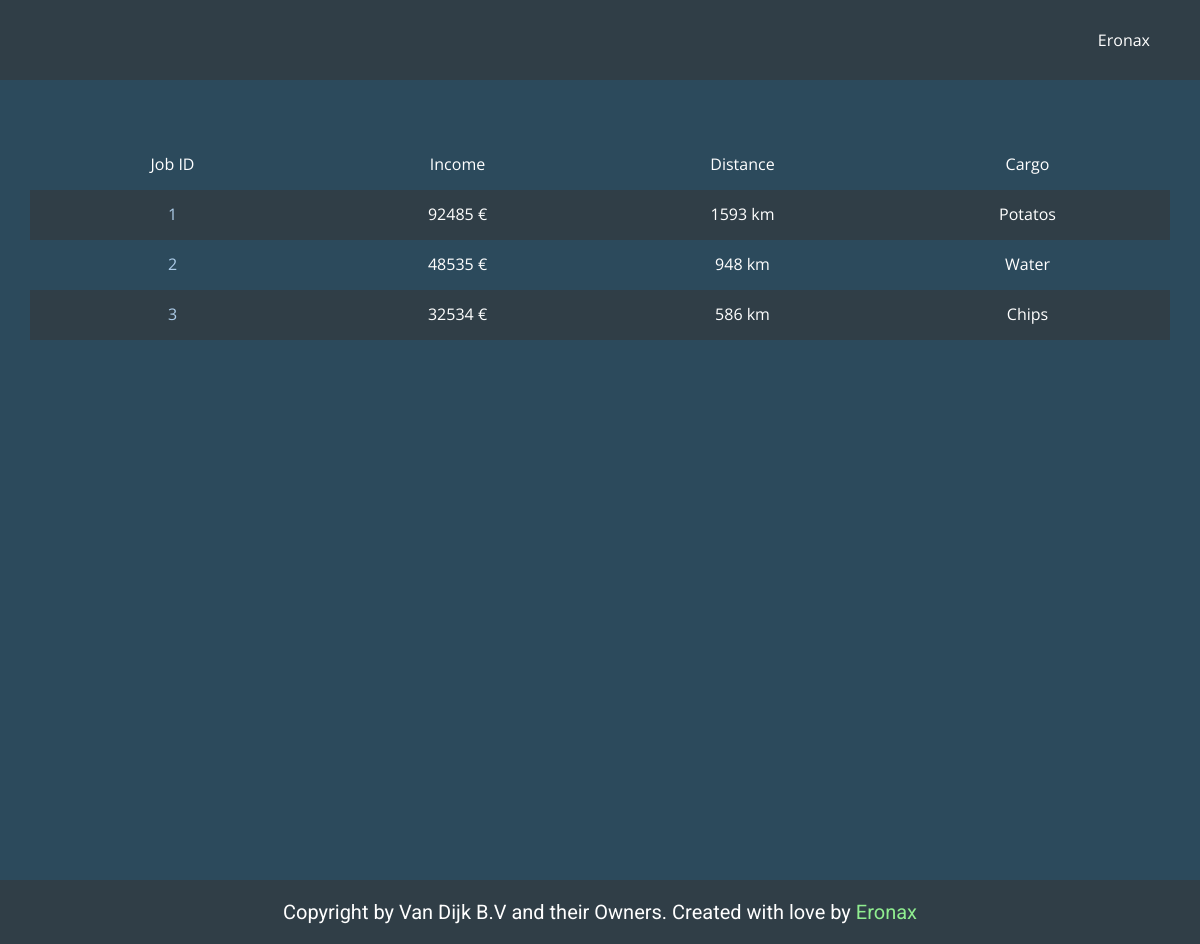
/jobs.php (signed in), run on the app's committed database.
### tables this page shows
CREATE TABLE IF NOT EXISTS `jobs` (
  `id` int(11) NOT NULL AUTO_INCREMENT,
  `user_id` int(11) NOT NULL,
  `username` varchar(50) NOT NULL,
  `departure_id` int(11) NOT NULL,
  `destination_id` int(11) NOT NULL,
  `truck_id` int(11) NOT NULL,
  `cargo` varchar(50) NOT NULL,
  `income` int(11) NOT NULL,
  `distance` int(11) NOT NULL,
  `admin` varchar(50) NOT NULL,
  `evidence` text NOT NULL,
  `timestamp` timestamp NOT NULL DEFAULT current_timestamp() ON UPDATE current_timestamp(),
  PRIMARY KEY (`id`),
  KEY `FK_jobs_trucks` (`truck_id`),
  CONSTRAINT `FK_jobs_trucks` FOREIGN KEY (`truck_id`) REFERENCES `trucks` (`id`) ON DELETE NO ACTION ON UPDATE NO ACTION
);

### public/jobs.php (called while the page is built, shortened)
<?php
include '../app/classes/information.php';
include '../app/database.php';
include '../app/config.php';
$username = $_SESSION['name'];
$all_user_jobs = all_user_jobs($con, $username);
require '../views/jobs.view.php';

### app/database.php (called while the page is built, shortened)
<?php
function all_user_jobs($con, $username)
{
    $query = "SELECT jobs.id, jobs.income, jobs.distance, jobs.cargo
    FROM jobs
    WHERE jobs.username='$username'";
    $all_user_jobs = $con->query($query);
    return $all_user_jobs;
}

### views/jobs.view.php (the view, shortened to what this page needs)
<!DOCTYPE html>
<html style="font-size: 16px;">
<head>
  <link rel="stylesheet" href="../views/css/nicepage_users.css" media="screen">
  <link rel="stylesheet" href="../views/css/users.css" media="screen">
</head>
<body class="u-body">
  <?php include($header); ?>
  <section class="u-align-center u-clearfix u-custom-color-2 u-section-1" id="sec-d44b">
    <div class="u-clearfix u-sheet u-sheet-1">
      <div class="u-expanded-width u-table u-table-responsive u-table-1">
        <table class="u-table-entity u-table-entity-1">
          <colgroup>
            <col width="25%">
            <col width="25%">
            <col width="25%">
            <col width="25%">
          </colgroup>
          <tbody class="u-align-center u-table-alt-custom-color-1 u-table-body">
            <tr style="height: 50px;">
              <td class="u-table-cell">Job ID</td>
              <td class="u-table-cell">Income</td>
              <td class="u-table-cell">Distance</td>
              <td class="u-table-cell">Cargo</td>
            </tr>
            <?php while ($job = $all_user_jobs->fetch_assoc()) : ?>
              <tr style="height: 50px;">
                <td class="u-table-cell"><a href="../public/jobs.php?id=<?php echo $job["id"] ?>"><?php echo $job["id"] ?></a></td>
                <td class="u-table-cell"><?php echo $job["income"] ?> €</td>
                <td class="u-table-cell"><?php echo $job["distance"] ?> km</td>
                <td class="u-table-cell"><?php echo $job["cargo"] ?></td>
              </tr>
            <?php endwhile; ?>
          </tbody>
        </table>
      </div>
    </div>
  </section>
  <?php include($footer); ?>
</body>
</html>

### views/layout/header.php (shortened to what this page needs)
<?php
include_once '../app/config.php';
include_once '../app/database.php';
?>
<header class="u-clearfix u-custom-color-1 u-header u-header" id="sec-7588">
    <div class="u-clearfix u-sheet u-sheet-1">
        <nav class="u-menu u-menu-dropdown u-offcanvas u-menu-1" data-responsive-from="XS">
            <?php if (!isset($_SESSION['loggedin'])) { ?>
                <div class="u-custom-menu u-nav-container">
                    <ul class="u-custom-font u-nav u-text-font u-unstyled u-nav-1">
                        <li class="u-nav-item"><a class="u-button-style u-nav-link u-text-active-white u-text-hover-palette-1-base" href="../public/index.php" style="padding: 10px 20px;">Home</a>
                            <div class="u-nav-popup">
                                <ul class="u-h-spacing-20 u-nav u-unstyled u-v-spacing-10 u-nav-2">
                                    <li class="u-nav-item"><a class="u-button-style u-custom-color-2 u-nav-link" href="../public/login.php">Login</a>
                                    </li>
                                    <li class="u-nav-item"><a class="u-button-style u-custom-color-2 u-nav-link" href="../public/register.php">Register</a>
                                    </li>
                                </ul>
                            </div>
                        </li>
                    </ul>
                </div>
                <div class="u-custom-menu u-nav-container-collapse">
                    <div class="u-container-style u-custom-color-1 u-inner-container-layout u-sidenav">
                        <div class="u-sidenav-overflow">
                            <div class="u-menu-close"></div>
                            <ul class="u-align-center u-nav u-popupmenu-items u-unstyled u-nav-3">
                                <li class="u-nav-item"><a class="u-button-style u-nav-link" href="../public/index.php" style="padding: 10px 20px;">Home</a>
                                    <div class="u-nav-popup">
                                        <ul class="u-h-spacing-20 u-nav u-unstyled u-v-spacing-10 u-nav-4">
                                            <li class="u-nav-item"><a class="u-button-style u-custom-color-2 u-nav-link" href="../public/login.php">Login</a>
                                            </li>
                                            <li class="u-nav-item"><a class="u-button-style u-custom-color-2 u-nav-link" href="../public/register.php">Register</a>
                                            </li>
                                        </ul>
                                    </div>
                                </li>
                            </ul>
                        </div>
                    </div>
                    <div class="u-custom-color-1 u-menu-overlay u-opacity u-opacity-70"></div>
                </div>
            <?php } else { ?>
                <div class="u-custom-menu u-nav-container">
                    <ul class="u-custom-font u-nav u-text-font u-unstyled u-nav-1">
                        <li class="u-nav-item"><a class="u-button-style u-nav-link u-text-active-white u-text-hover-palette-1-base" href="../public/index.php" style="padding: 10px 20px;"><?php echo $_SESSION["name"]; ?></a>
                        </li>
                    </ul>
                </div>
            <?php } ?>
        </nav>
    </div>
</header>

### app/classes/information.php (shortened to what this page needs)
<?php
$footertitle = 'Copyright by Van Dijk B.V and their Owners. Created with love by <a style="color: lightgreen;" href="../public/profile.php?id=1">Eronax</a>';

### views/layout/footer.php (shortened to what this page needs)
<?php
include '../app/classes/information.php';
?>
<footer class="u-align-center u-clearfix u-custom-color-1 u-footer u-footer" id="sec-d4d2">
    <div class="u-align-left u-clearfix u-sheet u-sheet-1">
        <h5 class="u-align-center u-text u-text-1"><?php echo $footertitle ?></h5>
    </div>
</footer>

### views/css/users.css (style rules this page uses)
.u-section-1 { background-image: none; }
.u-section-1 .u-sheet-1 { min-height: 100vh; }
.u-section-1 .u-table-1 { margin-top: 60px; margin-bottom: 60px; width: 1140px; }
.u-section-1 .u-table-entity-1 { min-height: 100px; }

### data on the page
jobs: id "1", income "92485", distance "1593", cargo "Potatos"
jobs: id "2", income "48535", distance "948", cargo "Water"
jobs: id "3", income "32534", distance "586", cargo "Chips"

### other printed values
$_SESSION["name"] "Eronax"
